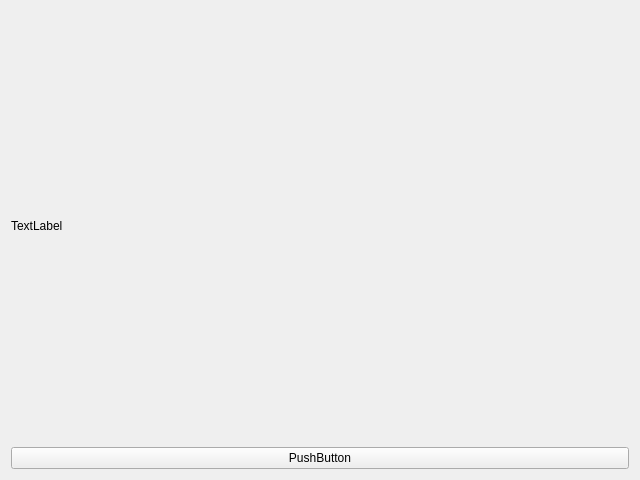
<?xml version="1.0" encoding="UTF-8"?>
<ui version="4.0">
 <class>Form</class>
 <widget class="QWidget" name="Form">
  <property name="geometry">
   <rect>
    <x>0</x>
    <y>0</y>
    <width>640</width>
    <height>480</height>
   </rect>
  </property>
  <property name="maximumSize">
   <size>
    <width>640</width>
    <height>480</height>
   </size>
  </property>
  <property name="windowTitle">
   <string>Form</string>
  </property>
  <layout class="QVBoxLayout" name="verticalLayout_2">
   <item>
    <layout class="QVBoxLayout" name="verticalLayout"/>
   </item>
   <item>
    <widget class="QLabel" name="label">
     <property name="text">
      <string>TextLabel</string>
     </property>
    </widget>
   </item>
   <item>
    <widget class="QPushButton" name="pushButton">
     <property name="text">
      <string>PushButton</string>
     </property>
    </widget>
   </item>
  </layout>
 </widget>
 <resources/>
 <connections/>
</ui>
